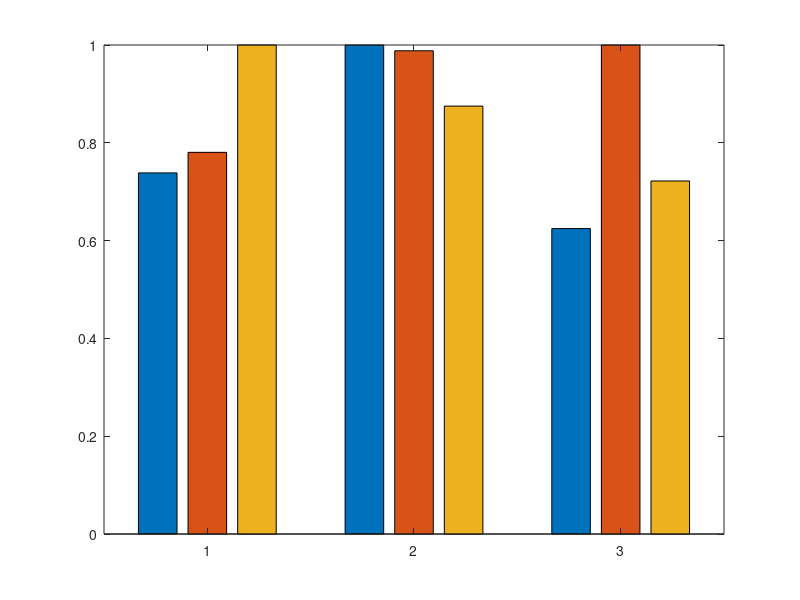

The MATLAB source for this figure: (Note: this script raises an error after producing the figure.)
close all
clear all
clc

AreaBasic = 3749.26;
AreaCSA = 4803.69;
AreaPP = 3547.37;

Area = [AreaPP AreaBasic AreaCSA];
Area = Area/max(Area);

PeriodBasic = 5.03;
PeriodCSA = 4.454;
PeriodPP = 5.09;

Period = [PeriodPP PeriodBasic PeriodCSA];
Period = Period / max(Period);

PowerBasic = 1.665;
PowerCSA = 1.202;
PowerPP = 1.040;

Power = [PowerPP PowerBasic PowerCSA];
Power = Power/max(Power);

toBPlt = [Area; Period; Power];

f = figure
bar(toBPlt)
xticklabels(["Area" "Delay" "Power"])
legend('PPARCH', 'Auto', 'CSA', 'Location', 'SouthEast')
saveas(f, 'd3_impl.jpg')








AreaBEH = 5851.999923;
AreaDADDA = 7602.01;
AreaWALLACE = 7700.433835;

AreaMBE = [AreaBEH AreaDADDA AreaWALLACE];
AreaMBE = AreaMBE / max(AreaMBE);

DelayBEH = 0.91;
DelayDADDA = 0.74;
DelayWALLACE = 0.73;

DelayMBE = [DelayBEH DelayDADDA DelayWALLACE];
DelayMBE = DelayMBE / max(DelayMBE);

PowerBEH = 1.324;
PowerDADDA = 2.053;
PowerWALLACE = 2.087;

PowerMBE = [PowerBEH PowerDADDA PowerWALLACE];
PowerMBE = PowerMBE / max(PowerMBE);

toBPlt = [AreaMBE; DelayMBE; PowerMBE];

f = figure
bar(toBPlt)
xticklabels(["Area" "Delay" "Power"])
legend('Behavioural', 'Dadda', 'Wallace', 'Location', 'SouthEast')
saveas(f, 'optall.jpg')










AreaBEH = 4429.96;
AreaDADDA = 6126.51;
AreaWALLACE = 6234.5;

AreaMBE = [AreaBEH AreaDADDA AreaWALLACE];
AreaMBE = AreaMBE / max(AreaMBE);

DelayBEH = 1.27;
DelayDADDA = 1.46;
DelayWALLACE = 1.70;

DelayMBE = [DelayBEH DelayDADDA DelayWALLACE];
DelayMBE = DelayMBE / max(DelayMBE);

PowerBEH = 1.225;
PowerDADDA = 2.986;
PowerWALLACE = 2.595;

PowerMBE = [PowerBEH PowerDADDA PowerWALLACE];
PowerMBE = PowerMBE / max(PowerMBE);

toBPlt = [AreaMBE; DelayMBE; PowerMBE];

f = figure
bar(toBPlt)
xticklabels(["Area" "Delay" "Power"])
legend('Behavioural', 'Dadda', 'Wallace', 'Location', 'SouthEast')
saveas(f, 'compultraall.jpg')










AreaBasic = 3749.26;
AreaCSA = 4803.69;
AreaPP = 3547.37;
AreaDADDA = 7820.13;
AreaWA = 8124.43;


Area = [AreaPP AreaBasic AreaCSA AreaDADDA AreaWA];
Area = Area/max(Area);

PeriodBasic = 5.03;
PeriodCSA = 4.454;
PeriodPP = 5.09;
PeriodDADDA = 5.46;
PeriodWA = 5.66;

Period = [PeriodPP PeriodBasic PeriodCSA PeriodDADDA PeriodWA];
Period = Period / max(Period);

PowerBasic = 1.665;
PowerCSA = 1.202;
PowerPP = 1.040;
PowerDADDA = 2.462;
PowerWA = 2.5;

Power = [PowerPP PowerBasic PowerCSA PowerDADDA PowerWA];
Power = Power/max(Power);

toBPlt = [Area; Period; Power];

f = figure
bar(toBPlt)
xticklabels(["Area" "Delay" "Power"])
legend('PPARCH', 'Auto', 'CSA', 'DADDA', 'WALLACE', 'Location', 'SouthEast')
saveas(f, 'compallall.jpg')








